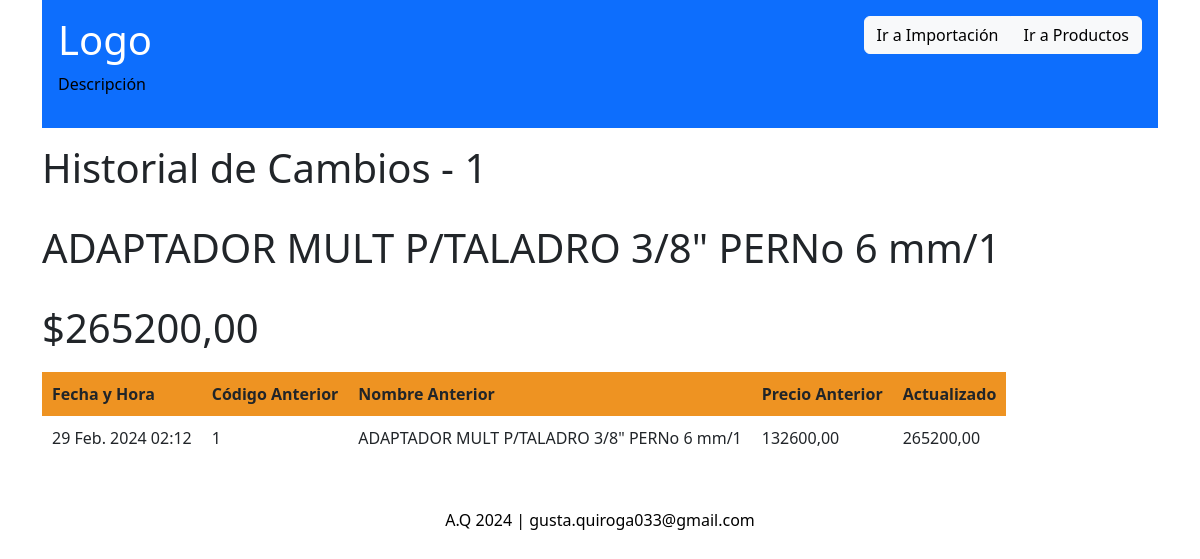
Page /ver_historial/71067/ on the committed database.
### controlStock/models.py (models this page shows)
class Producto(models.Model):
    id_pd = models.AutoField(primary_key=True)
    cod = models.CharField(max_length=20)
    des = models.CharField(max_length=75, blank=False)
    pre = models.FloatField(blank=False)
    aju = models.CharField(max_length=4, blank=False)
    ofe = models.CharField(max_length=4, blank=False)
    def __str__(self):
        return f"{self.cod} {self.des} {self.pre} {self.aju} {self.ofe}"

class HistorialProducto(models.Model):
    producto = models.ForeignKey(Producto, on_delete=models.CASCADE)
    nombre_anterior = models.CharField(max_length=255)
    cod_anterior = models.CharField(max_length=255)
    id_anterior = models.CharField(max_length=255)
    precio_anterior = models.DecimalField(max_digits=10, decimal_places=2)
    precio_actualizado = models.DecimalField(max_digits=10, decimal_places=2)
    fecha_cambio = models.DateTimeField(default=timezone.now)
    def __str__(self):
        return f'Cambio de {self.producto} el {self.fecha_cambio}'

### controlStock/views.py (the view)
# urls.py: path('ver_historial/<int:id_pd>/', ver_historial_producto, name='ver_historial_producto'),
def ver_historial_producto(request, id_pd):
    producto = get_object_or_404(Producto, id_pd=id_pd)
    historial = HistorialProducto.objects.filter(producto=producto).order_by('-fecha_cambio')  # Ordena por fecha de cambio descendente
    print(historial)
    print(f'id_pd recibido: {id_pd}')
    return render(request, 'producto/historial_producto.html', {'producto': producto, 'historial': historial})

### controlStock/templates/producto/historial_producto.html (shortened to what this page needs)
{% extends "base.html" %}
{% block historial_content %}
  <h1>Historial de Cambios - {{ producto.cod }} </h1>
  <br>
  <h1> {{ producto.des }} </h1>
  <br>
  <h1>${{ producto.pre|floatformat:2 }}</h1>
  <table class="table-spaced">
    <thead>
      <tr>
        <th>Fecha y Hora</th>
        <th>Código Anterior</th>
        <th>Nombre Anterior</th>
        <th>Precio Anterior</th>
        <th>Actualizado </th>
      </tr>
    </thead>
    <tbody>
      {% for cambio in historial %}
        <tr>
          <td>{{ cambio.fecha_cambio }}</td>
          <td>{{ cambio.cod_anterior }}</td>
          <td>{{ cambio.nombre_anterior }}</td>
          <td>{{ cambio.precio_anterior }}</td>
          <td>{{ cambio.precio_actualizado }}</td>
        </tr>
      {% endfor %}
    </tbody>
  </table>
{% endblock %}

### controlStock/static/css/SCS.css (style rules this page uses)
.table-spaced { margin-top: 20px; margin-bottom: 20px; }
.table-spaced th, .table-spaced td { padding: 10px; }
body { min-height: 100vh; background-size: cover; background-position: center; }
th { text-align: center; vertical-align: middle; }
td { vertical-align: middle; }
body { background: whitesmoke; }
thead { background-color: #ee9322; }
h1, h2, h3, h4, h5 { font-family:'Segoe UI'; color: black; }
* { scrollbar-width: thin; scrollbar-color: #a76718 #FFFFFF; }

### controlStock/templates/producto/historial_producto.html (style rules this page uses)
.table-spaced { margin-top: 20px; margin-bottom: 20px; }
.table-spaced th, .table-spaced td { padding: 10px; }

### rows in the picture
Producto: cod "1", des "ADAPTADOR MULT P/TALADRO 3/8\" PERNo 6 mm/1", pre "265200,00"
HistorialProducto: fecha_cambio "29 Feb. 2024 02:12", cod_anterior "1", nombre_anterior "ADAPTADOR MULT P/TALADRO 3/8\" PERNo 6 mm/1", precio_anterior "132600,00", precio_actualizado "265200,00"
